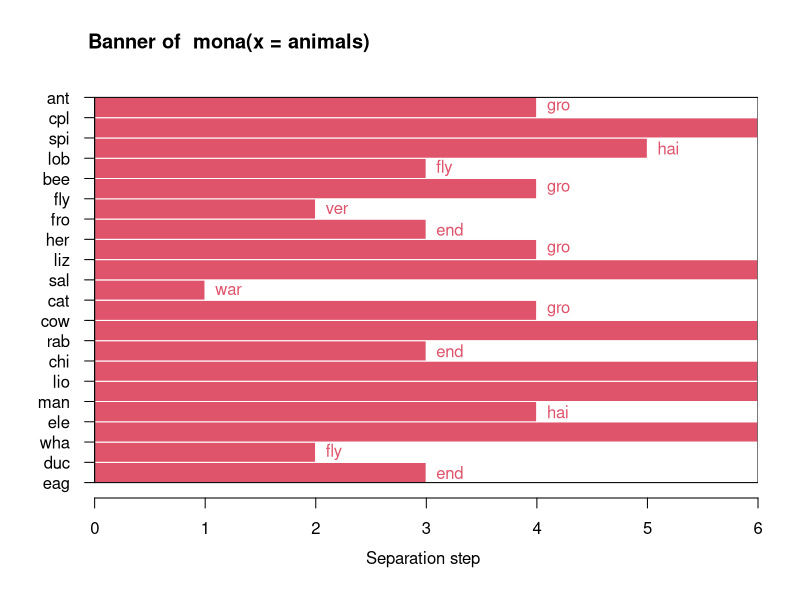

The R source for this figure:
library(cluster)


### Name: animals
### Title: Attributes of Animals
### Aliases: animals
### Keywords: datasets

### ** Examples

data(animals)
apply(animals,2, table) # simple overview

ma <- mona(animals)
ma
## Plot similar to Figure 10 in Struyf et al (1996)
plot(ma)
